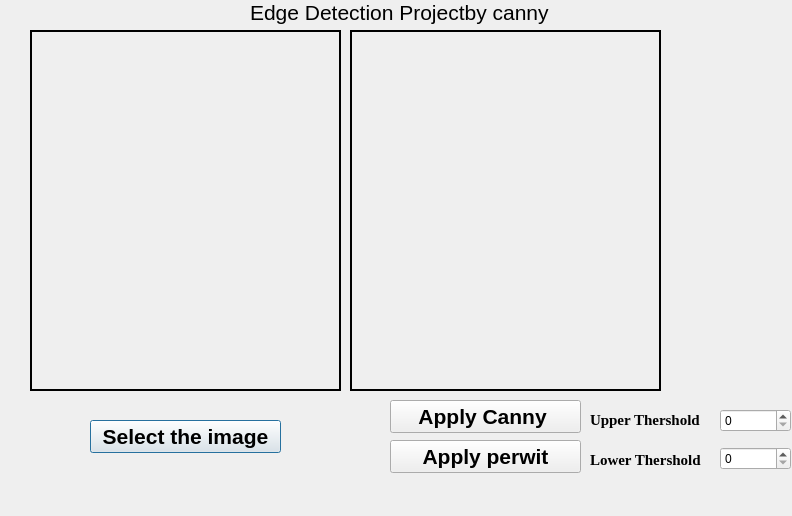
<?xml version="1.0" encoding="UTF-8"?>
<ui version="4.0">
 <class>Dialog</class>
 <widget class="QDialog" name="Dialog">
  <property name="geometry">
   <rect>
    <x>0</x>
    <y>0</y>
    <width>792</width>
    <height>516</height>
   </rect>
  </property>
  <property name="windowTitle">
   <string>Dialog</string>
  </property>
  <widget class="QPushButton" name="Show_Img">
   <property name="geometry">
    <rect>
     <x>90</x>
     <y>420</y>
     <width>191</width>
     <height>33</height>
    </rect>
   </property>
   <property name="font">
    <font>
     <pointsize>16</pointsize>
     <weight>75</weight>
     <bold>true</bold>
    </font>
   </property>
   <property name="text">
    <string>Select the image</string>
   </property>
  </widget>
  <widget class="QLabel" name="label1">
   <property name="geometry">
    <rect>
     <x>250</x>
     <y>0</y>
     <width>311</width>
     <height>25</height>
    </rect>
   </property>
   <property name="font">
    <font>
     <pointsize>16</pointsize>
    </font>
   </property>
   <property name="text">
    <string>Edge Detection Projectby canny</string>
   </property>
  </widget>
  <widget class="QFrame" name="frame">
   <property name="geometry">
    <rect>
     <x>30</x>
     <y>30</y>
     <width>311</width>
     <height>361</height>
    </rect>
   </property>
   <property name="minimumSize">
    <size>
     <width>14</width>
     <height>12</height>
    </size>
   </property>
   <property name="font">
    <font>
     <pointsize>14</pointsize>
    </font>
   </property>
   <property name="autoFillBackground">
    <bool>false</bool>
   </property>
   <property name="frameShape">
    <enum>QFrame::Box</enum>
   </property>
   <property name="frameShadow">
    <enum>QFrame::Plain</enum>
   </property>
   <property name="lineWidth">
    <number>2</number>
   </property>
   <property name="midLineWidth">
    <number>7</number>
   </property>
   <widget class="QLabel" name="imglabel">
    <property name="geometry">
     <rect>
      <x>10</x>
      <y>0</y>
      <width>291</width>
      <height>351</height>
     </rect>
    </property>
    <property name="text">
     <string/>
    </property>
   </widget>
  </widget>
  <widget class="QFrame" name="frame_2">
   <property name="geometry">
    <rect>
     <x>350</x>
     <y>30</y>
     <width>311</width>
     <height>361</height>
    </rect>
   </property>
   <property name="minimumSize">
    <size>
     <width>14</width>
     <height>12</height>
    </size>
   </property>
   <property name="font">
    <font>
     <pointsize>14</pointsize>
    </font>
   </property>
   <property name="autoFillBackground">
    <bool>false</bool>
   </property>
   <property name="frameShape">
    <enum>QFrame::Box</enum>
   </property>
   <property name="frameShadow">
    <enum>QFrame::Plain</enum>
   </property>
   <property name="lineWidth">
    <number>2</number>
   </property>
   <property name="midLineWidth">
    <number>7</number>
   </property>
   <widget class="QLabel" name="Reslabel_1">
    <property name="geometry">
     <rect>
      <x>10</x>
      <y>0</y>
      <width>291</width>
      <height>351</height>
     </rect>
    </property>
    <property name="text">
     <string/>
    </property>
   </widget>
  </widget>
  <widget class="QPushButton" name="Show_Res_Img_Canny">
   <property name="geometry">
    <rect>
     <x>390</x>
     <y>400</y>
     <width>191</width>
     <height>33</height>
    </rect>
   </property>
   <property name="font">
    <font>
     <pointsize>16</pointsize>
     <weight>75</weight>
     <bold>true</bold>
    </font>
   </property>
   <property name="text">
    <string>Apply Canny </string>
   </property>
  </widget>
  <widget class="QLabel" name="label">
   <property name="geometry">
    <rect>
     <x>590</x>
     <y>410</y>
     <width>121</width>
     <height>20</height>
    </rect>
   </property>
   <property name="font">
    <font>
     <family>Times New Roman</family>
     <pointsize>11</pointsize>
     <weight>75</weight>
     <bold>true</bold>
    </font>
   </property>
   <property name="text">
    <string>Upper Thershold</string>
   </property>
   <property name="textFormat">
    <enum>Qt::PlainText</enum>
   </property>
  </widget>
  <widget class="QLabel" name="label_2">
   <property name="geometry">
    <rect>
     <x>590</x>
     <y>450</y>
     <width>121</width>
     <height>20</height>
    </rect>
   </property>
   <property name="font">
    <font>
     <family>Times New Roman</family>
     <pointsize>11</pointsize>
     <weight>75</weight>
     <bold>true</bold>
    </font>
   </property>
   <property name="text">
    <string>Lower Thershold</string>
   </property>
   <property name="textFormat">
    <enum>Qt::PlainText</enum>
   </property>
  </widget>
  <widget class="QWidget" name="layoutWidget">
   <property name="geometry">
    <rect>
     <x>720</x>
     <y>400</y>
     <width>71</width>
     <height>81</height>
    </rect>
   </property>
   <layout class="QVBoxLayout" name="verticalLayout">
    <item>
     <widget class="QSpinBox" name="Uth">
      <property name="maximum">
       <number>1000</number>
      </property>
     </widget>
    </item>
    <item>
     <widget class="QSpinBox" name="Lth">
      <property name="maximum">
       <number>1000</number>
      </property>
     </widget>
    </item>
   </layout>
  </widget>
  <widget class="QPushButton" name="Show_Res_Img_perwit">
   <property name="geometry">
    <rect>
     <x>390</x>
     <y>440</y>
     <width>191</width>
     <height>33</height>
    </rect>
   </property>
   <property name="font">
    <font>
     <pointsize>16</pointsize>
     <weight>75</weight>
     <bold>true</bold>
    </font>
   </property>
   <property name="text">
    <string>Apply perwit</string>
   </property>
  </widget>
  <zorder>layoutWidget</zorder>
  <zorder>frame</zorder>
  <zorder>Show_Img</zorder>
  <zorder>label1</zorder>
  <zorder>frame_2</zorder>
  <zorder>Show_Res_Img_Canny</zorder>
  <zorder>label</zorder>
  <zorder>label_2</zorder>
  <zorder>Show_Res_Img_perwit</zorder>
 </widget>
 <resources/>
 <connections/>
</ui>
